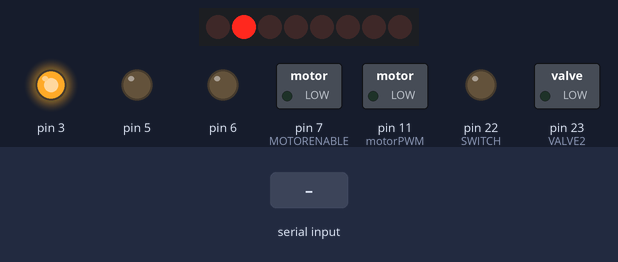
This sketch was run on a simulated Arduino Mega 2560, built with avr-gcc and run on an emulated ATmega2560. Parts: 8 shift-register outputs drawn as a row of LEDs (first output left, lit = HIGH), switched loads named in the sketch (green lamp = pin HIGH), output pins drawn as LEDs (lit = HIGH). Wiring (inferred from the names in the program): shift register (74HC595): data pin 8; shift clock pin 4; latch pin 12. Wiring (inferred from the signals the program sends): row of LEDs: on Q0, Q1, Q2, Q3, Q4, Q5, Q6, Q7. The inputs (shaded band) are chosen by the test bench. Pins used as bus, display or sensor lines are not drawn; what the sketch prints to the serial monitor is not drawn.

Above: at 0.1 s.
6.3 s: byte 30 received over Serial
At 7.6 s:
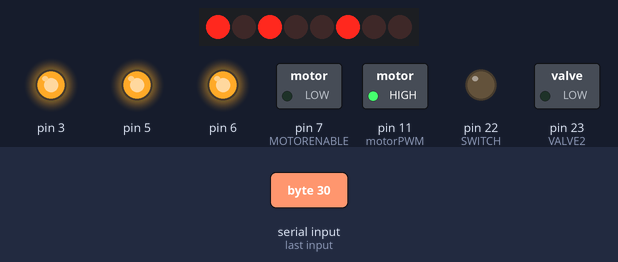
At 11.7 s:
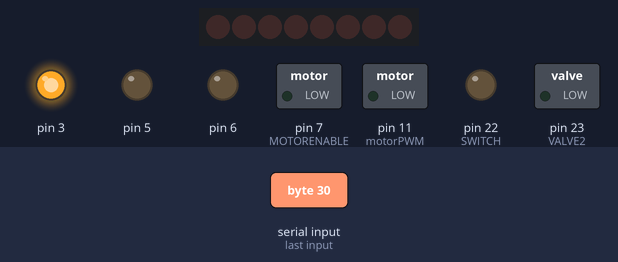
Timing chart, 0 to 13.2 s (numbered marks = the images above; inputs shaded):
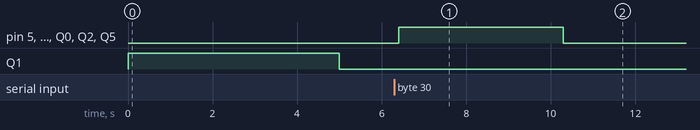

Measured:
- after the input at 6.3 s, pin 5, pin 6, pin 11 (motorPWM), Q0, Q2, Q5: LOW → HIGH after 0.10 s, → LOW 3.9 s later

The sketch:

wisard_control.ino
```cpp
//***************************************************************
//*** SOFT ROBOTIC ACTUATOR CONTROL WITH ARDUINO MOTOR SHIELD ***
//***              Jonas Jørgensen                            ***
//***************************************************************
// Based on "Simple Motor Shield sketch" (June 2012, Open Source / Public Domain) By arduino.cc user "Krodal".
// (A simple sketch for the motor shield without using the Adafruit library)

// Connector usage
// ---------------
// The order is different than what you would expect.
// If the Arduino (Uno) board is held with the USB
// connector to the left, the positive (A) side is
// at the top (north), and the negative (B) side is
// the bottom (south) for both headers.
//
//   Connector X1:
//     M1 on outside = MOTOR1_A   (+) north
//     M1 on inside  = MOTOR1_B   (-)
//     middle        = GND
//     M2 on inside  = MOTOR2_A   (+)
//     M2 on outside = MOTOR2_B   (-) south
//
//   Connector X2:
//     M3 on outside = MOTOR3_B   (-) south
//     M3 on inside  = MOTOR3_A   (+)
//     middle        = GND
//     M4 on inside  = MOTOR4_B   (-)
//     M4 on outside = MOTOR4_A   (+) north
//
//
//         -------------------------------
//         | -+s                         |
//         | -+s                         |
//    M1 A |                             | M4 A
//    M1 B |                             | M4 B
//    GND  |                             | GND
//    M2 A |                             | M3 A
//    M2 B |                             | M3 B
//         |                       ..... |
//         -------------------------------
//                + -
//
//
//
// Pin usage with the Motorshield
// ---------------------------------------
// Analog pins: not used at all
//     A0 ... A5 are still available
//     They all can also be used as digital pins.
//     Also I2C (A4=SDA and A5=SCL) can be used.
//     These pins have a breadboard area on the shield.
// Digital pins: used: 3,4,5,6,7,8,9,10,11,12
//     Pin 9 and 10 are only used for the servo motors.
//     Already in use: 0 (RX) and 1 (TX).
//     Unused: 2,13
//     Pin 2 has an soldering hole on the board,
//           easy to connect a wire.
//     Pin 13 is also connected to the system led.
// I2C is possible, but SPI is not possible since
// those pins are used.
//


#include <Servo.h>


// Arduino pins for the shift register
#define MOTORLATCH 12
#define MOTORCLK 4
#define MOTORENABLE 7
#define MOTORDATA 8

// 8-bit bus after the 74HC595 shift register
// (not Arduino pins)
// These are used to set the direction of the bridge driver.
#define MOTOR1_A 2
#define MOTOR1_B 3
#define MOTOR2_A 1
#define MOTOR2_B 4
#define MOTOR3_A 5
#define MOTOR3_B 7
#define MOTOR4_A 0
#define MOTOR4_B 6

// Arduino pins for the PWM signals.
#define MOTOR1_PWM 11
#define MOTOR2_PWM 3
#define MOTOR3_PWM 6
#define MOTOR4_PWM 5
#define SERVO1_PWM 10
#define SERVO2_PWM 9

// Codes for the motor function.
#define FORWARD 1
#define BACKWARD 2
#define BRAKE 3
#define RELEASE 4

//#define POT A8
#define SWITCH 22

#define VALVE1 22
#define VALVE2 23

int pot_val = 0;
int interval = 100;
unsigned long previousMillis = 0;
bool skip_deflate = false;
bool valves_open = false;

int force_val = 0;

int pump_val = 0;

void setup()
{
  Serial.begin(9600);
  Serial.println("Soft robotic actuator control w. Arduino motor shield");
  //pinMode(POT, INPUT);
  pinMode(SWITCH, INPUT);
  pinMode(VALVE1, OUTPUT);
  pinMode(VALVE2, OUTPUT);

  /*
  digitalWrite(VALVE1, HIGH);
  digitalWrite(VALVE2, HIGH);
  delay(5000);
  digitalWrite(VALVE1, LOW);
  digitalWrite(VALVE2, LOW);
*/
  motor_output(MOTOR2_A, HIGH, 255); //Open VALVE1 and VALVE2
  //motor_output(MOTOR4_A, HIGH, 255); //Open VALVE2
  delay(5000);
  motor_output(MOTOR2_A, LOW, 255); //Close VALVE1 and VALVE2
  //motor_output(MOTOR4_A, LOW, 255); //Close VALVE2
}


void loop()
{

  unsigned long currentMillis = millis();

  if (currentMillis - previousMillis >= interval) {
    previousMillis = currentMillis;

    //pot_val = analogRead(POT);
    //Serial.println(pot_val);

    if (Serial.available() >= 1) {
      force_val = Serial.read();
      if (force_val > 15) {
        force_val = map(force_val, 0, 200, 20, 150);
      }
    }

    if (force_val > pump_val) {
      // Pump
      motor(1, FORWARD, 255); //Start PUMP1
      motor(3, FORWARD, 255); //Start PUMP2
      motor(4, FORWARD, 255); //Start PUMP3
      pump_val++;
    } else {
      // Stop pump
      motor(1, RELEASE, 0); //Stop PUMP1
      motor(3, RELEASE, 0); //Stop PUMP2
      motor(4, RELEASE, 0); //Stop PUMP3
    }

    if (force_val < pump_val) {
      // Open valve
      //digitalWrite(VALVE1, HIGH);
      //digitalWrite(VALVE2, HIGH);
      motor_output(MOTOR2_A, HIGH, 255); //Open VALVE1 and VALVE2
      //motor_output(MOTOR4_A, HIGH, 255); //Open VALVE2
      if (skip_deflate) {
        pump_val--;
        skip_deflate = false;
      } else {
        skip_deflate = true;
      }
    } else {
      // Close valve
      //digitalWrite(VALVE1, LOW);
      //digitalWrite(VALVE2, LOW);
      motor_output(MOTOR2_A, LOW, 255); //Close VALVE1 and VALVE2
      //motor_output(MOTOR4_A, LOW, 255); //Close VALVE2
    }

  }

}


// Initializing
// ------------
// There is no initialization function.
//
// The shiftWrite() has an automatic initializing.
// The PWM outputs are floating during startup,
// that's okay for the Motor Shield, it stays off.
// Using analogWrite() without pinMode() is valid.
//


// ---------------------------------
// motor
//
// Select the motor (1-4), the command,
// and the speed (0-255).
// The commands are: FORWARD, BACKWARD, BRAKE, RELEASE.

void motor(int nMotor, int command, int speed)
{
  int motorA, motorB;

  if (nMotor >= 1 && nMotor <= 4)
  {
    switch (nMotor)
    {
    case 1:
      motorA   = MOTOR1_A;
      motorB   = MOTOR1_B;
      break;
    case 2:
      motorA   = MOTOR2_A;
      motorB   = MOTOR2_B;
      break;
    case 3:
      motorA   = MOTOR3_A;
      motorB   = MOTOR3_B;
      break;
    case 4:
      motorA   = MOTOR4_A;
      motorB   = MOTOR4_B;
      break;
    default:
      break;
    }

    switch (command)
    {
    case FORWARD:
      motor_output (motorA, HIGH, speed);
      motor_output (motorB, LOW, -1);     // -1: no PWM set
      break;
    case BACKWARD:
      motor_output (motorA, LOW, speed);
      motor_output (motorB, HIGH, -1);    // -1: no PWM set
      break;
    case BRAKE:
      // The AdaFruit library didn't implement a brake.
      // The L293D motor driver ic doesn't have a good
      // brake anyway.
      // It uses transistors inside, and not mosfets.
      // Some use a software break, by using a short
      // reverse voltage.
      // This brake will try to brake, by enabling
      // the output and by pulling both outputs to ground.
      // But it isn't a good break.
      motor_output (motorA, LOW, 255); // 255: fully on.
      motor_output (motorB, LOW, -1);  // -1: no PWM set
      break;
    case RELEASE:
      motor_output (motorA, LOW, 0);  // 0: output floating.
      motor_output (motorB, LOW, -1); // -1: no PWM set
      break;
    default:
      break;
    }
  }
}


// ---------------------------------
// motor_output
//
// The function motor_ouput uses the motor driver to
// drive normal outputs like lights, relays, solenoids,
// DC motors (but not in reverse).
//
// It is also used as an internal helper function
// for the motor() function.
//
// The high_low variable should be set 'HIGH'
// to drive lights, etc.
// It can be set 'LOW', to switch it off,
// but also a 'speed' of 0 will switch it off.
//
// The 'speed' sets the PWM for 0...255, and is for
// both pins of the motor output.
//   For example, if motor 3 side 'A' is used to for a
//   dimmed light at 50% (speed is 128), also the
//   motor 3 side 'B' output will be dimmed for 50%.
// Set to 0 for completelty off (high impedance).
// Set to 255 for fully on.
// Special settings for the PWM speed:
//    Set to -1 for not setting the PWM at all.
//
void motor_output (int output, int high_low, int speed)
{
  int motorPWM;

  switch (output)
  {
  case MOTOR1_A:
  case MOTOR1_B:
    motorPWM = MOTOR1_PWM;
    break;
  case MOTOR2_A:
  case MOTOR2_B:
    motorPWM = MOTOR2_PWM;
    break;
  case MOTOR3_A:
  case MOTOR3_B:
    motorPWM = MOTOR3_PWM;
    break;
  case MOTOR4_A:
  case MOTOR4_B:
    motorPWM = MOTOR4_PWM;
    break;
  default:
    // Use speed as error flag, -3333 = invalid output.
    speed = -3333;
    break;
  }

  if (speed != -3333)
  {
    // Set the direction with the shift register
    // on the MotorShield, even if the speed = -1.
    // In that case the direction will be set, but
    // not the PWM.
    shiftWrite(output, high_low);

    // set PWM only if it is valid
    if (speed >= 0 && speed <= 255)
    {
      analogWrite(motorPWM, speed);
    }
  }
}


// ---------------------------------
// shiftWrite
//
// The parameters are just like digitalWrite().
//
// The output is the pin 0...7 (the pin behind
// the shift register).
// The second parameter is HIGH or LOW.
//
// There is no initialization function.
// Initialization is automatically done at the first
// time it is used.
//
void shiftWrite(int output, int high_low)
{
  static int latch_copy;
  static int shift_register_initialized = false;

  // Do the initialization on the fly,
  // at the first time it is used.
  if (!shift_register_initialized)
  {
    // Set pins for shift register to output
    pinMode(MOTORLATCH, OUTPUT);
    pinMode(MOTORENABLE, OUTPUT);
    pinMode(MOTORDATA, OUTPUT);
    pinMode(MOTORCLK, OUTPUT);

    // Set pins for shift register to default value (low);
    digitalWrite(MOTORDATA, LOW);
    digitalWrite(MOTORLATCH, LOW);
    digitalWrite(MOTORCLK, LOW);
    // Enable the shift register, set Enable pin Low.
    digitalWrite(MOTORENABLE, LOW);

    // start with all outputs (of the shift register) low
    latch_copy = 0;

    shift_register_initialized = true;
  }

  // The defines HIGH and LOW are 1 and 0.
  // So this is valid.
  bitWrite(latch_copy, output, high_low);

  // Use the default Arduino 'shiftOut()' function to
  // shift the bits with the MOTORCLK as clock pulse.
  // The 74HC595 shiftregister wants the MSB first.
  // After that, generate a latch pulse with MOTORLATCH.
  shiftOut(MOTORDATA, MOTORCLK, MSBFIRST, latch_copy);
  delayMicroseconds(5);    // For safety, not really needed.
  digitalWrite(MOTORLATCH, HIGH);
  delayMicroseconds(5);    // For safety, not really needed.
  digitalWrite(MOTORLATCH, LOW);
}
```
